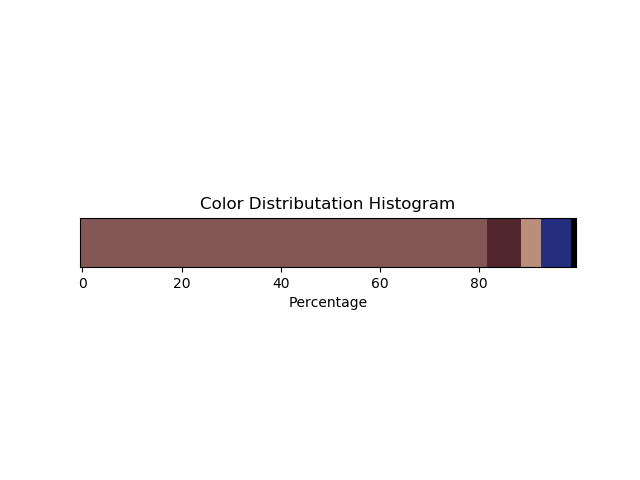
#> input picture random_test/IMG_5718/color_bar.png, 640 x 480 px, found by its file name
$ python color_kmeans_vis.py --path Color_Distribution.png --image random_test/IMG_5718/color_bar.png --mask random_test/IMG_5718/color_bar.png --clusters 3   (older library calls are emulated)
#> lines starting #> are read from the running program, lines starting #| are printed output that depends on the picture; after the words box and inside, x2 and y2 are one past the last pixel; in counts of white or black regions, pixels touching at a corner belong together
### utils.py
"""
Version: 1.0
Summary: color clustering alogrithm, designed for analysis color distributation in plant image
Author: suxing liu
Author-email: suxingliu@gmail.com

USAGE

import utils
# using as a library

"""
#!/usr/bin/python


# import the necessary packages
import numpy as np
import cv2
from scipy import ndimage
import pylab as P
from matplotlib import pyplot as plt
import matplotlib.colors as colors
from matplotlib.ticker import FormatStrFormatter


# Function of rgb to hex color space
def rgb_to_hex(rgb_tuple):
    return colors.rgb2hex([1.0*x/255 for x in rgb_tuple])

# Function for generating the histogram using centered labels
def centroid_histogram(clt):
    # grab the number of different clusters and create a histogram
    # based on the number of pixels assigned to each cluster
    numLabels = np.arange(0, len(np.unique(clt.labels_)) + 1)
    (hist, _) = np.histogram(clt.labels_, bins = numLabels)

    # normalize the histogram, such that it sums to one
    hist = hist.astype("float")
    hist /= hist.sum()

    # return the histogram
    return hist

# Function for plotting the histogram using centered labels
def plot_centroid_histogram(path, clt):
    # grab the number of different clusters and create a histogram
    # based on the number of pixels assigned to each cluster
    numLabels = np.arange(0, len(np.unique(clt.labels_)) + 1)
    #(hist, _) = np.histogram(clt.labels_, bins = numLabels)

    #prepare a new figure
    fig, ax = plt.subplots()

    #setting the titles and lables, style
    plt.title("Dominant Color Distribution Histogram")
    plt.xlabel("Color Value")
    plt.ylabel("Percentage")
    counts, bins, patches = ax.hist(clt.labels_, numLabels, normed=1, histtype='bar', stacked=True, color='gray',alpha=0.8,edgecolor='gray')

    # Set the ticks to be at the edges of the bins.
    ax.set_xticks(bins)
    # Set the xaxis's tick labels to be formatted with 1 decimal place...
    ax.xaxis.set_major_formatter(FormatStrFormatter('%0.1f'))

    #centroids = sorted(clt.cluster_centers_, reverse = True)

    centroids = clt.cluster_centers_

    # Setting each cluster's value
    for bin_size, cbin, patch, color in zip(counts, bins, patches, centroids):
        bin_color = color.astype("uint8").tolist()
        bin_color_val = rgb_to_hex(bin_color)
        patch.set_facecolor(bin_color_val)
        patch.set_label(bin_color)
        print (bin_color_val)
        #print len(centroids)
        #print len(counts)

    # add legend to a plot
    plt.legend()


    # Label the raw counts and the percentages below the x-axis...
    bin_centers = 0.5 * np.diff(bins) + bins[:-1]
    for count, x in zip(counts, bin_centers):

        # Label the percentages
        percent = '%0.000f%%' % (100 * float(count) / counts.sum())
        ax.annotate(percent, xy=(x, 0), xycoords=('data', 'axes fraction'),xytext=(0, -32), textcoords='offset points', va='top', ha='center')

    # Give more room at the bottom of the plot
    plt.subplots_adjust(bottom=0.15)

    #set the clutser distributation figure name
    #define result path for labeled images
    fig_name = path + 'color_distribution.png'
    #fig_name = 'Color_Distribution.png'

    #save plot as an image
    plt.savefig(fig_name)

    plt.close(fig)


    '''
    # Save the cluster results into text file
    file_name = 'color_data.txt'

    # save each clustre result as one line with space
    counts_sorted = sorted(counts, reverse = True)
    with open(file_name, 'a') as f:
        #for idx in min(range(len(centroids)),range(len(counts))):
        for idx in range(len(counts_sorted)):
            #bin_color = color.astype("uint8").tolist()
            #bin_color_val = rgb_to_hex(bin_color)
            bin_color_val = 'Level'
            percent = '%0.000f' % (100 * float(counts_sorted[idx]) / counts.sum())
            #f.write('%s\n' % ((bin_color_val) + '   ' + str(percent)))
            f.write('%s\t' % (str(percent)))
        f.write('\n')
    '''

    '''
    fig = plt.figure(5)
    #clustered = np.hstack([image, quant])
    clustered = quant
    plt.imshow(clustered)
    #plt.show()


    #save clustered image
    filename = args["image"]
    fig_name = (str(filename[0:-4]) + '_' +'cluster_out.png')
    fig_path_save = save_path + fig_name
    mpimg.imsave(fig_path_save, clustered)
    '''
    #plt.show()

    return numLabels

# Function for plotting the color distributation as a bar figure
def plot_colors(hist, centroids):
    # initialize the bar chart representing the relative frequency
    # of each of the colors
    bar = np.zeros((10, 100, 3), dtype = "uint8")
    startX = 0


    # loop over the percentage of each cluster and the color of
    # each cluster
    for (percent, color) in zip(hist, centroids):
        # plot the relative percentage of each cluster
        endX = startX + (percent * 100)
        cv2.rectangle(bar, (int(startX), 0), (int(endX), 10), color.astype("uint8").tolist(), -1)
        startX = endX

    # return the bar chart
    return bar

# Function for plotting the histogram using centered labels
# [50 lines left out: function plot_labeled_histogram, not called in this run]


def plot_color_bar(path, bar):

    #show color bart and save bar figure
    fig = plt.figure(0)
    plt.title("Color Distributation Histogram")
    plt.imshow(bar)
    plt.xlabel("Percentage")
    plt.ylabel("Color category")
    frame = plt.gca()
    #frame.axes.get_xaxis().set_visible(False)
    frame.axes.get_yaxis().set_visible(False)

    #save bar image
    complete_path = path + 'color_bar.png'
    plt.savefig(complete_path)
    plt.close(fig)


### color_kmeans_vis.py
'''
Name: color_segmentation.py

Version: 1.0

Summary:  Extract plant traits (leaf area, width, height, ) by paralell processing

Author: suxing liu

Author-email: suxingliu@gmail.com

Created: 2018-09-29

USAGE:

python3 color_kmeans_vis.py -p /home/suxingliu/plant-image-analysis/sample_test/ -i 01.jpg -m 01_seg.jpg -c 5


'''

#!/usr/bin/python

# import the necessary packages
from sklearn.cluster import KMeans
from sklearn.cluster import MiniBatchKMeans
import matplotlib.pyplot as plt
import argparse
import utils
import cv2
import numpy as np
import matplotlib.image as mpimg
import pylab as P
import os

def mkdir(path):
    # remove space at the beginning
    path=path.strip()
    # remove slash at the end
    path=path.rstrip("\\")

    # path exist?
    # True
    # False
    isExists=os.path.exists(path)

    # process
    if not isExists:
        # construct the path and folder
        print (path+'folder constructed!')
        # make dir
        os.makedirs(path)
        return True
    else:
        # if exists, return
        print (path+'path exists!')
        return False


def color_quantization(image, mask):

    #grab image width and height
    (h, w) = image.shape[:2]

    #change the color storage order
    image = cv2.cvtColor(image, cv2.COLOR_BGR2RGB)

    #apply the mask to get the segmentation of plant
    masked_image = cv2.bitwise_and(image, image, mask = mask)

    # reshape the image to be a list of pixels
    pixels = masked_image.reshape((masked_image.shape[0] * masked_image.shape[1], 3))

    ############################################################
    #Clustering process
    ###############################################################
    # cluster the pixel intensities
    clt = MiniBatchKMeans(n_clusters = args["clusters"])
    #clt = KMeans(n_clusters = args["clusters"])
    clt.fit(pixels)

    #assign labels to each cluster
    labels = clt.fit_predict(pixels)

    #obtain the quantized clusters using each label
    quant = clt.cluster_centers_.astype("uint8")[labels]

    # reshape the feature vectors to images
    quant = quant.reshape((h, w, 3))
    image_rec = pixels.reshape((h, w, 3))

    # convert from L*a*b* to RGB
    quant = cv2.cvtColor(quant, cv2.COLOR_RGB2BGR)
    image_rec = cv2.cvtColor(image_rec, cv2.COLOR_RGB2BGR)

    # display the images and wait for a keypress
    #cv2.imshow("image", np.hstack([image_rec, quant]))
    #cv2.waitKey(0)

    #define result path for labeled images
    result_img_path = save_path + 'cluster_out.png'

    # save color_quantization results
    cv2.imwrite(result_img_path,quant)

    # build a histogram of clusters and then create a figure representing the number of pixels labeled to each color
    hist = utils.centroid_histogram(clt)

    # remove the background color cluster
    if (args["mask"] == "None"):
        clt.cluster_centers_ = clt.cluster_centers_[1: len(clt.cluster_centers_)]
    else:
        clt.cluster_centers_ = clt.cluster_centers_[1: len(clt.cluster_centers_)]

    #build a histogram of clusters using center lables
    numLabels = utils.plot_centroid_histogram(save_path,clt)

    #create a figure representing the distribution of each color
    bar = utils.plot_colors(hist, clt.cluster_centers_)

    #save a figure of color bar
    utils.plot_color_bar(save_path, bar)


if __name__ == '__main__':


    # construct the argument parser and parse the arguments
    ap = argparse.ArgumentParser()
    ap.add_argument("-p", "--path", required=True, help="Current directory for image files.")
    ap.add_argument("-i", "--image", required = True, help = "Path to the image")
    ap.add_argument("-m", "--mask", required = True, help = "Path to the mask image", default = "None")
    ap.add_argument("-c", "--clusters", required = True, type = int, help = "# of clusters")
    args = vars(ap.parse_args())

    # setting path for results storage
    current_path = args["path"]
    filename = args["image"]
    image_path = current_path + filename

    # construct result folder
    mkpath = current_path + str(filename[0:-4])
    mkdir(mkpath)

    global save_path
    save_path = mkpath + '/'
    print ("results_folder: " + save_path)

    # load the image
    image = cv2.imread(image_path)
#> image is the input picture: shape (480, 640, 3); mean B, G, R 239.8, 239.5, 242.6

    # set mask path
    mask_path = current_path + args["mask"]

    # load mask image as grayscale
    im_gray = cv2.imread(mask_path, cv2.IMREAD_GRAYSCALE)
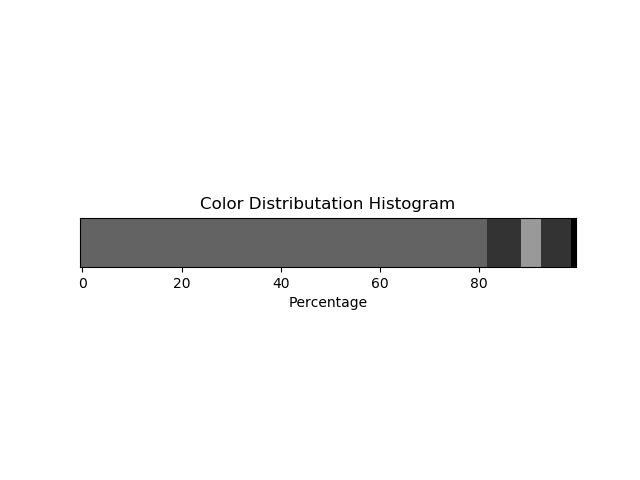
#> im_gray: shape (480, 640); min 0, max 255, mean 240.4

    #extract the binary mask
    (thresh, mask) = cv2.threshold(im_gray, 128, 255, cv2.THRESH_BINARY | cv2.THRESH_OTSU)
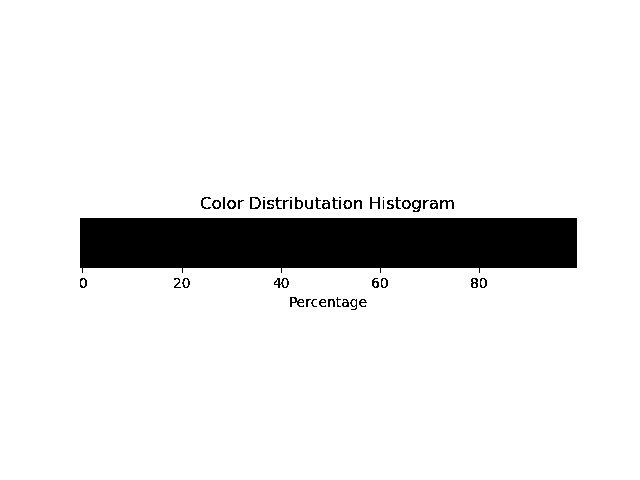
#> mask: shape (480, 640); 91.4% white; 50 black regions (10 under 20 px), largest, box (x1, y1, x2, y2) and area: (80, 218, 577, 273) 24875, (274, 278, 289, 288) 69, (290, 297, 304, 307) 67
#> thresh = 171

    color_quantization(image,mask)
#> in plot_centroid_histogram, `plt.savefig(fig_name)`:
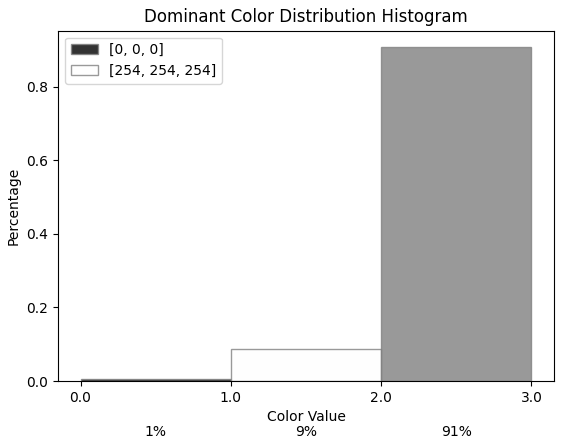
#> figure drawn by matplotlib, 1 panel; tallest bar 0.908 high, from x = 2 to 3
#> in plot_color_bar, `plt.savefig(complete_path)`:
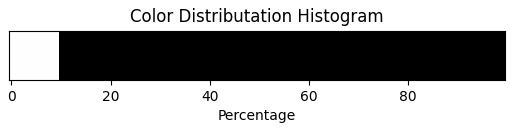
#> figure drawn by matplotlib, 1 panel

    '''
    #save mask image
    if (args["mask"] == "None"):

        #read mask image as gray scale
        im_gray = cv2.imread(fig_path_save, cv2.CV_LOAD_IMAGE_GRAYSCALE)
        (thresh, im_bw) = cv2.threshold(im_gray, 128, 255, cv2.THRESH_BINARY | cv2.THRESH_OTSU)

        #fill samll holes and area along edge of image
        from skimage.segmentation import clear_border

        # remove artifacts connected to image border
        cleared = im_bw.copy()
        im_bw_cleared = clear_border(cleared)

        #from skimage import morphology
        #im_bw_cleared = morphology.remove_small_objects(im_bw, 20000, connectivity=2)

        #remove small holes and objects
        from scipy import ndimage as ndi
        label_objects, num_labels = ndi.label(im_bw_cleared)
        #print num_labels
        sizes = np.bincount(label_objects.ravel())
        mask_sizes = sizes > 500
        mask_sizes[0] = 0
        img_cleaned = mask_sizes[label_objects]

        #change output image type
        from skimage import img_as_ubyte
        img_cleaned = img_as_ubyte(img_cleaned)

        #save output mask image
        fig_name = (str(filename[0:-4]) + '_' +'mask.png')
        fig_path_mask = current_path + fig_name
        cv2.imwrite(fig_path_mask, img_cleaned)

        fig_path_mask = save_path + fig_name
        cv2.imwrite(fig_path_mask, img_cleaned)
    '''
